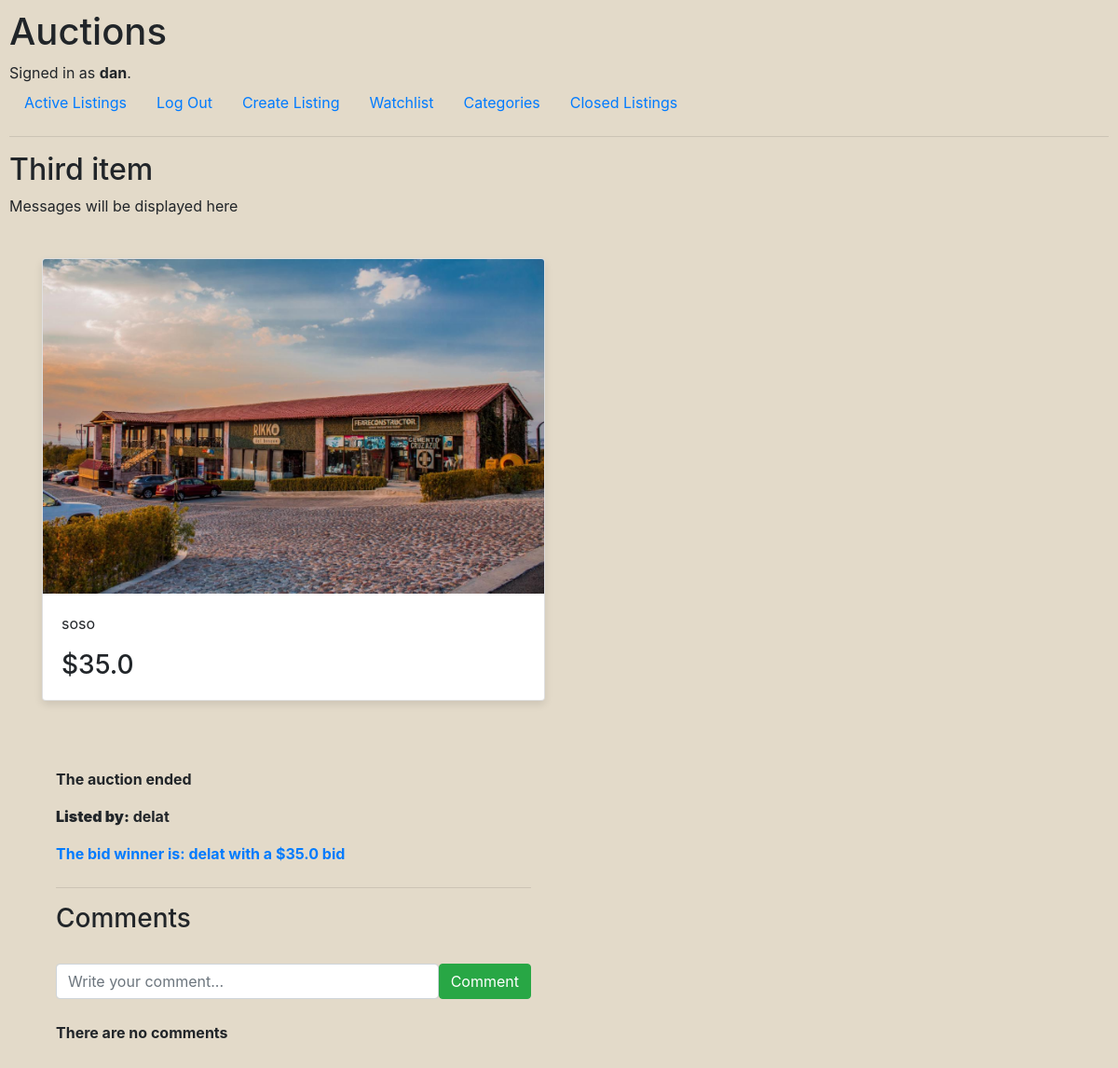
The app's page /view_listing/3 (signed in) with its own data.
### auctions/models.py (models this page shows, shortened)
class User(AbstractUser):
    pass

class Listing(models.Model):
    title = models.CharField(max_length=64)
    description = models.CharField(max_length=200)
    starting_price = models.FloatField()
    image = models.ImageField(upload_to='images/', blank=True, null=True)
    end_date = models.DateTimeField()
    seller = models.ForeignKey(User, on_delete=models.CASCADE, related_name="listings")
    status = models.BooleanField(default=True)
    categorie = models.ForeignKey(Categorie, on_delete=models.CASCADE, related_name="items", blank=True, null=True)

class Bid(models.Model):
    auction_listing = models.ForeignKey(Listing, on_delete=models.CASCADE, related_name="bids")
    bidder = models.ForeignKey(User, on_delete=models.CASCADE, related_name="bids")
    bid_amount = models.FloatField()
    bid_time = models.DateTimeField(auto_now=True)

### auctions/views.py (the view, shortened to what this page needs)
# urls.py: path("view_listing/<str:listing_id>", views.view_listing, name="view_listing"),
def view_listing(request, listing_id):
    listing = get_object_or_404(Listing, id=listing_id)
    item_in_watchlist = Watchlist.objects.filter(user=request.user, listing=listing).exists()
    highest_bid = Bid.objects.filter(auction_listing=listing).order_by('-bid_amount').first()
    number_of_bids = listing.bids.count()
    message = "Messages will be displayed here"
    comments = Comment.objects.filter(auction_listing=listing).order_by('-comment_time')
    return render(request, 'auctions/view_listing.html', {
        'listing': listing,
        "item_in_watchlist": item_in_watchlist,
        "number_of_bids": number_of_bids,
        "highest_bid": highest_bid,
        "message": message,
        "comments": comments
    })

### auctions/templates/auctions/view_listing.html (shortened to what this page needs)
{% extends "auctions/layout.html" %}
{% block body %}
    <h2>{{ listing.title }}</h2>
    {% if message %}
        <div>{{ message }}</div>
    {% endif %}
    <br />
    <div class="container">
      <div class="row">
        <div class="col-md-6">
          <div class="card">
            {% if listing.image %}
            <img
              class="card-img-top"
              src="{{ listing.image.url }}"
              alt="Listing Image"
            />
            {% endif %}
            <div class="card-body">
              <p class="card-text">{{ listing.description }}</p>
              {% if highest_bid %}
                <h3 class="card-text">${{ highest_bid.bid_amount }}</h3>
              {% else %}
                <h3 class="card-text">${{ listing.starting_price }}</h3>
              {% endif %}
            </div>
          </div>
          <br />
          <div class="container mt-5">
            <div class="auction-details mb-4">
              {% if listing.status %}
                <p><strong>The auction ends:</strong> {{ listing.end_date }}</p>
                <p><strong>Listed by:</strong> {{ listing.seller }}</p>
                {% if number_of_bids > 0 %}
                    <p><strong>{{ number_of_bids }}</strong> bid(s) so far</p>
                    {% if highest_bid.bidder == user %}
                        <p class="text-success">Your bid is the current bid</p>
                    {% else %}
                        <p><strong>The current bid is:</strong> ${{ highest_bid.bid_amount }}</p>
                    {% endif %}
                {% else %}
                    <p class="text-blue-warning">There are no current bids</p>
                {% endif %}
              {% else %}
              <p><strong>The auction ended</p>
              <p><strong>Listed by:</strong> {{ listing.seller }}</p>
              <p class="text-blue-warning">The bid winner is: {{ highest_bid.bidder }} with a ${{ highest_bid.bid_amount }} bid</p>
              {% endif %}
            </div>
            {% if user.is_authenticated %}
              <hr>
              <div>
                <h3>Comments</h3>
                <br>
                <form action="{% url 'view_listing' listing.id %}" method="post">
                  <div class="d-flex">
                    <input type="text" name="comment" class="form-control comment-input me-2" placeholder="Write your comment...">
                    <button type="submit" class="btn btn-success" name="action" value="add_comment">Comment</button>
                  </div>
                </form>
                <br>
                {% if comments %}
                  {% for comment in comments %}
                  <ul class="list-unstyled">
                    <li class="mb-3">
                      <div class="card shadow-sm">
                        <div class="card-body">
                          <div class="d-flex justify-content-between">
                            <strong>{{ comment.commenter }}</strong>
                            <span class="text-muted">{{ comment.comment_time }}</span>
                          </div>
                          <p class="mt-3">{{ comment.comment_text }}</p>
                        </div>
                      </div>
                    </li>
                  </ul>
                  {% endfor %}
                {% else %}
                <p>There are no comments</p>
                {% endif %}
              </div>
            {% endif %}
        </div>
{% endblock %}

### auctions/templates/auctions/layout.html (shortened to what this page needs)
{% load static %}
<!DOCTYPE html>
<html lang="en">
    <head>
        <link rel="stylesheet" href="https://stackpath.bootstrapcdn.com/bootstrap/4.4.1/css/bootstrap.min.css">
        <link href="{% static 'auctions/styles.css' %}" rel="stylesheet">
    </head>
    <body>
        <h1>Auctions</h1>
        <div>
            {% if user.is_authenticated %}
                Signed in as <strong>{{ user.username }}</strong>.
            {% else %}
                Not signed in.
            {% endif %}
        </div>
        <ul class="nav">
            <li class="nav-item">
                <a class="nav-link" href="{% url 'index' %}">Active Listings</a>
            </li>
            {% if user.is_authenticated %}
                <li class="nav-item">
                    <a class="nav-link" href="{% url 'logout' %}">Log Out</a>
                </li>
                <li class="nav-item">
                    <a class="nav-link" href="{% url 'new_listing' %}">Create Listing</a>
                </li>
                <li class="nav-item">
                    <a class="nav-link" href="{% url 'watchlist' %}">Watchlist</a>
                </li>
            {% endif %}
            <li class="nav-item">
                <a class="nav-link" href="{% url 'categories' %}">Categories</a>
            </li>
            <li class="nav-item">
                <a class="nav-link" href="{% url 'closed_listings' %}">Closed Listings</a>
            </li>
        </ul>
        <hr>
        {% block body %}
        {% endblock %}
    </body>
</html>

### auctions/static/auctions/styles.css (style rules this page uses)
body { padding: 10px; background-color: rgb(227, 218, 201); }
.card { margin-top: 20px; box-shadow: 0 4px 8px rgba(0, 0, 0, 0.1); }
.card-img-top { width: 100%; height: auto; }
.card-body { padding: 20px; }
.text-blue-warning { color: #007bff; }

### records on screen
User: username "dan"
Listing: title "Third item", image (picture), description "soso", seller "delat"
Bid: bid_amount "35.0", bidder "delat"

### other values on screen
{{ message }} "Messages will be displayed here"
